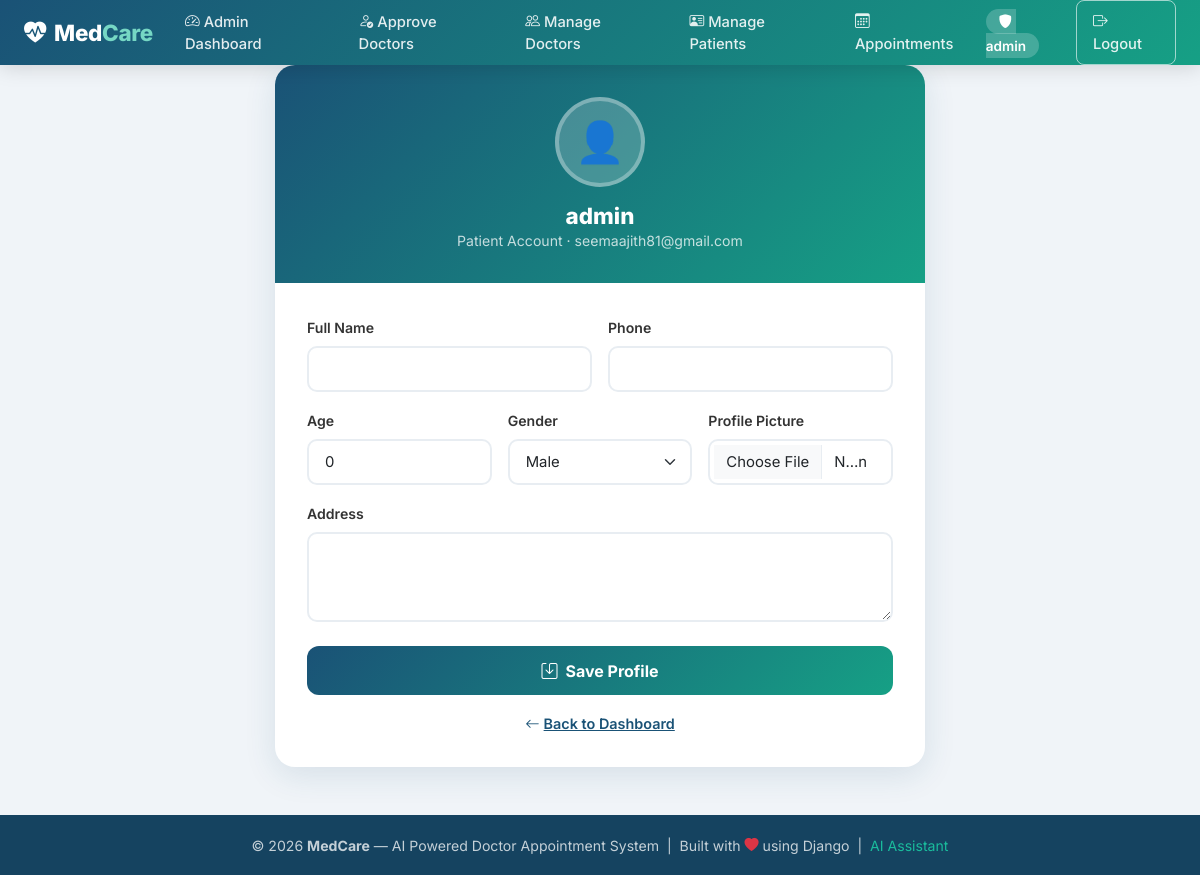
Page /patient-profile/ (signed in) on the committed database.
### accounts/models.py (models this page shows, shortened)
class User(AbstractUser):
    role = models.CharField(max_length=20, choices=ROLE_CHOICES, default='patient')

### accounts/views.py (the view, shortened to what this page needs)
# urls.py: path('patient-profile/',  a.patient_profile,    name='patient_profile'),
@login_required
def patient_profile(request):
    try:
        profile = PatientProfile.objects.get(user=request.user)
    except PatientProfile.DoesNotExist:
        profile = None
    from .models import GENDER_CHOICES
    return render(request, 'patient_profile.html', {
        'profile':       profile,
        'gender_choices': GENDER_CHOICES,
    })

### templates/patient_profile.html (shortened to what this page needs)
{% extends 'base.html' %}
{% block content %}
<div class="profile-page container">
    <div class="profile-card">
        <div class="profile-header">
            <div class="avatar-wrapper">
                {% if profile and profile.profile_picture %}
                <img src="{{ profile.profile_picture.url }}" class="avatar-img" alt="Profile">
                {% else %}
                <div class="avatar-placeholder">👤</div>
                {% endif %}
            </div>
            <h2 style="font-size:1.4rem;font-weight:800;margin:0">
                {{ profile.full_name|default:user.username }}
            </h2>
            <p class="mb-0 opacity-75" style="font-size:0.88rem">Patient Account · {{ user.email }}</p>
        </div>
        <div class="profile-body">
            <form method="POST" enctype="multipart/form-data">
                <div class="row g-3">
                    <div class="col-md-6">
                        <label class="form-label">Full Name</label>
                        <input type="text" class="form-control" name="full_name" value="{{ profile.full_name|default:'' }}">
                    </div>
                    <div class="col-md-6">
                        <label class="form-label">Phone</label>
                        <input type="tel" class="form-control" name="phone" value="{{ profile.phone|default:'' }}">
                    </div>
                    <div class="col-md-4">
                        <label class="form-label">Age</label>
                        <input type="number" class="form-control" name="age" value="{{ profile.age|default:0 }}" min="1" max="120">
                    </div>
                    <div class="col-md-4">
                        <label class="form-label">Gender</label>
                        <select class="form-select" name="gender">
                            {% for value, label in gender_choices %}
                            <option value="{{ value }}" {% if profile and profile.gender == value %}selected{% endif %}>{{ label }}</option>
                            {% endfor %}
                        </select>
                    </div>
                    <div class="col-md-4">
                        <label class="form-label">Profile Picture</label>
                        <input type="file" class="form-control" name="profile_picture" accept="image/*">
                    </div>
                    <div class="col-12">
                        <label class="form-label">Address</label>
                        <textarea class="form-control" name="address" rows="3">{{ profile.address|default:'' }}</textarea>
                    </div>
                </div>
                <button type="submit" class="btn-save mt-4">
                    <i class="bi bi-save me-2"></i>Save Profile
                </button>
            </form>
            <div class="text-center mt-3">
                <a href="{% url 'patient_home' %}" style="color:#1a5276;font-weight:600;font-size:0.9rem">
                    <i class="bi bi-arrow-left me-1"></i>Back to Dashboard
                </a>
            </div>
        </div>
    </div>
</div>
{% endblock %}

### templates/base.html (shortened to what this page needs)
<!DOCTYPE html>
<html lang="en">
<head>
    <link href="https://cdn.jsdelivr.net/npm/bootstrap@5.3.2/dist/css/bootstrap.min.css" rel="stylesheet">
    <link href="https://cdn.jsdelivr.net/npm/bootstrap-icons@1.11.3/font/bootstrap-icons.min.css" rel="stylesheet">
</head>
<body>
<nav class="navbar navbar-expand-lg medcare-nav">
    <div class="container-fluid px-4">
        <a class="navbar-brand" href="{% url 'home' %}">
            <i class="bi bi-heart-pulse-fill me-2"></i>Med<span>Care</span>
        </a>
        <div class="collapse navbar-collapse" id="mainNav">
            {% if user.is_authenticated %}
                {% if user.is_superuser or user.role == 'admin' %}
                <ul class="navbar-nav me-auto mb-2 mb-lg-0">
                    <li class="nav-item">
                        <a class="nav-link" href="{% url 'admin_dashboard' %}">
                            <i class="bi bi-speedometer2 me-1"></i>Admin Dashboard
                        </a>
                    </li>
                    <li class="nav-item">
                        <a class="nav-link" href="{% url 'admin_dashboard' %}#pending-doctors">
                            <i class="bi bi-person-check me-1"></i>Approve Doctors
                        </a>
                    </li>
                    <li class="nav-item">
                        <a class="nav-link" href="{% url 'admin_dashboard' %}#approved-doctors">
                            <i class="bi bi-people me-1"></i>Manage Doctors
                        </a>
                    </li>
                    <li class="nav-item">
                        <a class="nav-link" href="{% url 'admin_dashboard' %}#patients">
                            <i class="bi bi-person-vcard me-1"></i>Manage Patients
                        </a>
                    </li>
                    <li class="nav-item">
                        <a class="nav-link" href="{% url 'admin_dashboard' %}#appointments">
                            <i class="bi bi-calendar3 me-1"></i>Appointments
                        </a>
                    </li>
                </ul>
                <ul class="navbar-nav align-items-center gap-2">
                    <li class="nav-item">
                        <span class="user-badge"><i class="bi bi-shield-fill me-1"></i>{{ user.username }}</span>
                    </li>
                    <li class="nav-item">
                        <a class="nav-link nav-btn-outline" href="{% url 'logout' %}">
                            <i class="bi bi-box-arrow-right me-1"></i>Logout
                        </a>
                    </li>
                </ul>
                {% endif %}
            {% endif %}
        </div>
    </div>
</nav>
<div class="main-content">
    {% block content %}{% endblock %}
</div>
<footer class="medcare-footer">
    <p class="mb-0">
        &copy; 2026 <strong>MedCare</strong> — AI Powered Doctor Appointment System &nbsp;|&nbsp;
        Built with <i class="bi bi-heart-fill text-danger"></i> using Django &nbsp;|&nbsp;
        <a href="{% url 'ai_home' %}">AI Assistant</a>
    </p>
</footer>
</body>
</html>

### rows in the picture
User: username "admin", full_name "admin", email "seemaajith81@gmail.com"

### other values in the picture
form field gender "Male"
